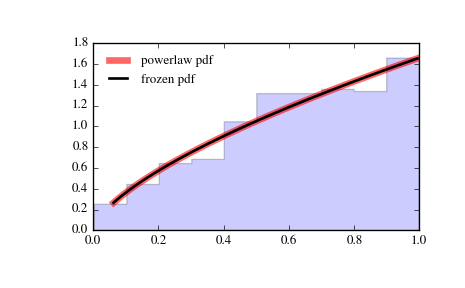

Write Python code to recreate this figure.
from scipy.stats import powerlaw
import matplotlib.pyplot as plt
fig, ax = plt.subplots(1, 1)

# Calculate a few first moments:

a = 1.66
mean, var, skew, kurt = powerlaw.stats(a, moments='mvsk')

# Display the probability density function (``pdf``):

x = np.linspace(powerlaw.ppf(0.01, a),
                powerlaw.ppf(0.99, a), 100)
ax.plot(x, powerlaw.pdf(x, a),
       'r-', lw=5, alpha=0.6, label='powerlaw pdf')

# Alternatively, the distribution object can be called (as a function)
# to fix the shape, location and scale parameters. This returns a "frozen"
# RV object holding the given parameters fixed.

# Freeze the distribution and display the frozen ``pdf``:

rv = powerlaw(a)
ax.plot(x, rv.pdf(x), 'k-', lw=2, label='frozen pdf')

# Check accuracy of ``cdf`` and ``ppf``:

vals = powerlaw.ppf([0.001, 0.5, 0.999], a)
np.allclose([0.001, 0.5, 0.999], powerlaw.cdf(vals, a))
# True

# Generate random numbers:

r = powerlaw.rvs(a, size=1000)

# And compare the histogram:

ax.hist(r, normed=True, histtype='stepfilled', alpha=0.2)
ax.legend(loc='best', frameon=False)
plt.show()
